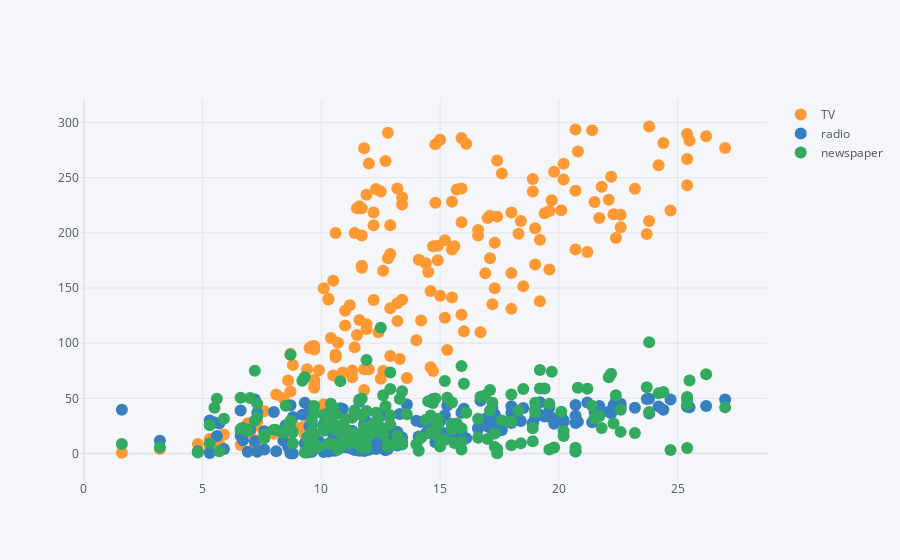

The notebook cell this image was saved under:
### Code cell
advert.iplot(x='sales', mode='markers')

### Figure 1 — Plotly figure (JSON) as saved in the notebook; plotly's stock layout.template omitted (floating-point values rounded to 4 significant figures; data arrays with more than 128 entries replaced by an {"elided": "..."} marker saying what was removed)
{"data": [{"line": {"color": "rgba(255, 153, 51, 1.0)", "dash": "solid", "shape": "linear", "width": 1.3}, "marker": {"size": 12, "symbol": "circle"}, "mode": "markers", "name": "TV", "text": "", "type": "scatter", "x": {"elided": "200 float values"}, "y": {"elided": "200 float values"}}, {"line": {"color": "rgba(55, 128, 191, 1.0)", "dash": "solid", "shape": "linear", "width": 1.3}, "marker": {"size": 12, "symbol": "circle"}, "mode": "markers", "name": "radio", "text": "", "type": "scatter", "x": {"elided": "200 float values"}, "y": {"elided": "200 float values"}}, {"line": {"color": "rgba(50, 171, 96, 1.0)", "dash": "solid", "shape": "linear", "width": 1.3}, "marker": {"size": 12, "symbol": "circle"}, "mode": "markers", "name": "newspaper", "text": "", "type": "scatter", "x": {"elided": "200 float values"}, "y": {"elided": "200 float values"}}], "layout": {"legend": {"bgcolor": "#F5F6F9", "font": {"color": "#4D5663"}}, "paper_bgcolor": "#F5F6F9", "plot_bgcolor": "#F5F6F9", "title": {"font": {"color": "#4D5663"}}, "xaxis": {"gridcolor": "#E1E5ED", "showgrid": true, "tickfont": {"color": "#4D5663"}, "title": {"font": {"color": "#4D5663"}, "text": ""}, "zerolinecolor": "#E1E5ED"}, "yaxis": {"gridcolor": "#E1E5ED", "showgrid": true, "tickfont": {"color": "#4D5663"}, "title": {"font": {"color": "#4D5663"}, "text": ""}, "zerolinecolor": "#E1E5ED"}}}
